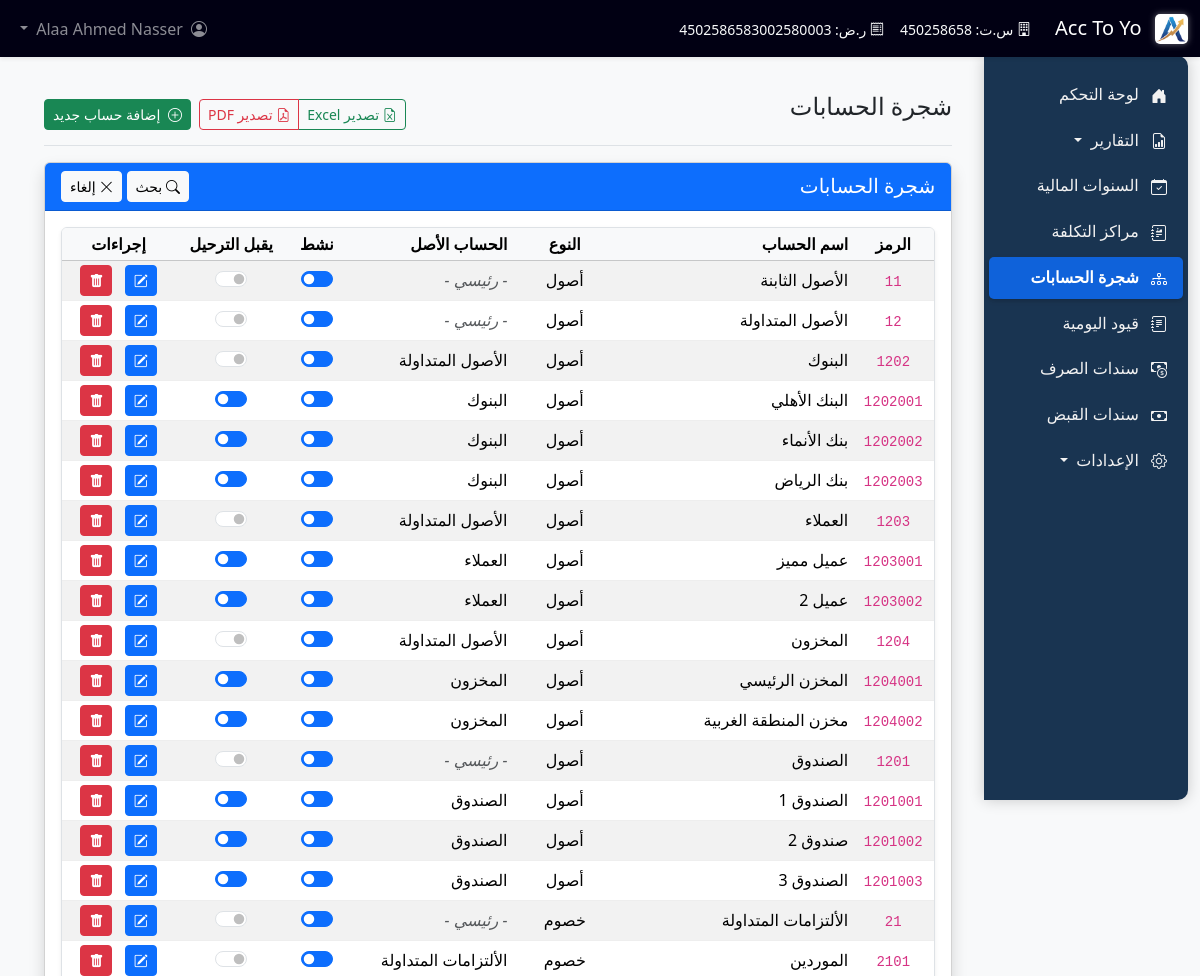
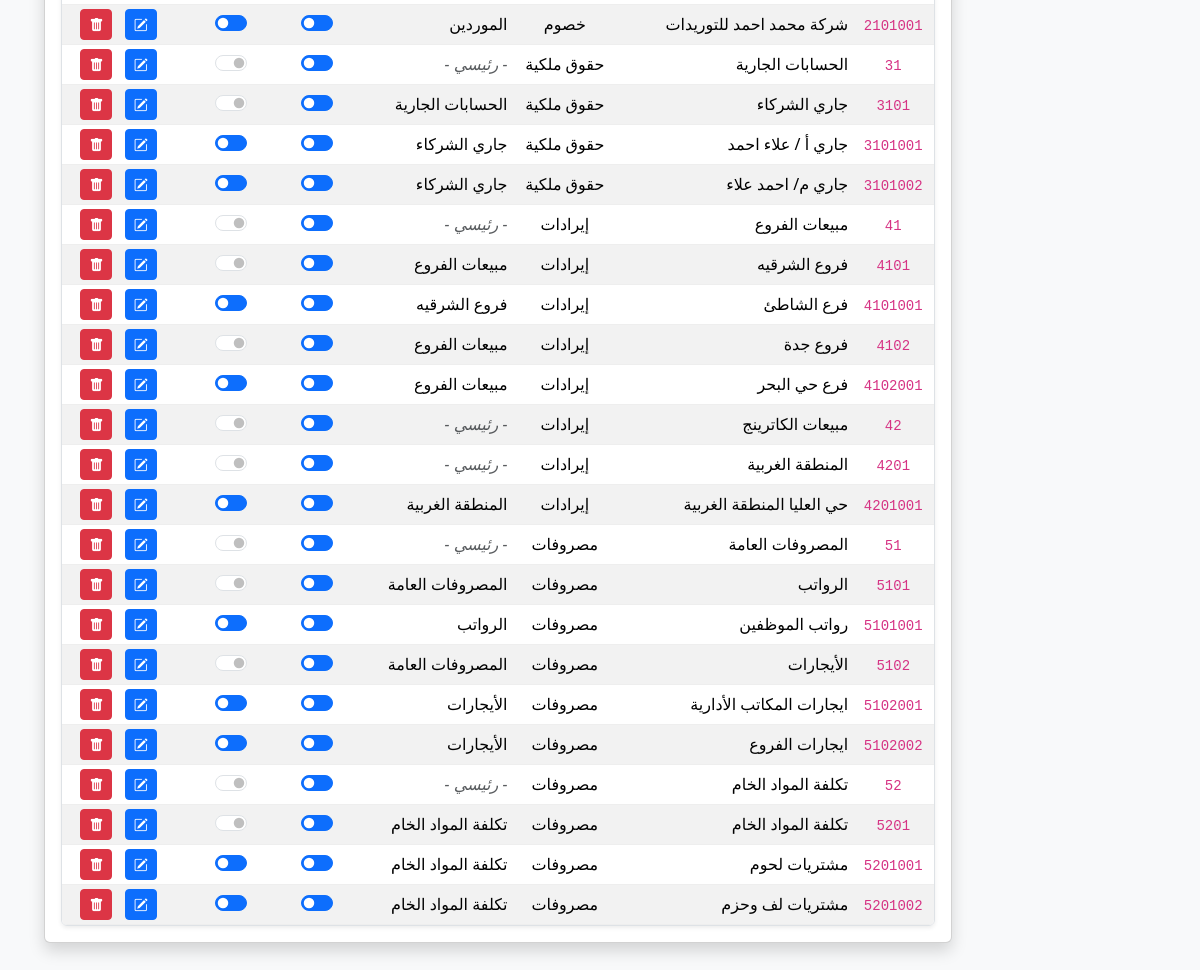
Screenshot of /accounts (signed in) with the database file from the repository (2 pictures, top to bottom).
### tables this page shows
CREATE TABLE accounts (
                id INTEGER PRIMARY KEY AUTOINCREMENT,
                code TEXT NOT NULL UNIQUE,       -- رمز الحساب (فريد)
                name TEXT NOT NULL,              -- اسم الحساب
                account_type INTEGER NOT NULL,   -- نوع الحساب (رقم يشير إلى النوع)
                parent_id INTEGER,               -- الحساب الأب (للهيكلية الشجرية)
                is_active INTEGER DEFAULT 1,     -- هل الحساب نشط؟ (1=نعم, 0=لا)
                allows_posting INTEGER DEFAULT 1,-- هل يسمح بالترحيل المباشر؟ (1=نعم, 0=لا)
                created_at TIMESTAMP DEFAULT CURRENT_TIMESTAMP,
                -- تعريف المفتاح الخارجي للعلاقة مع النفس (الأب)
                FOREIGN KEY (parent_id) REFERENCES accounts (id) ON DELETE SET NULL
            );

### app.py (the view, shortened to what this page needs)
@app.route('/accounts')
@require_login
def list_accounts():
    code = request.args.get('code', '')
    name = request.args.get('name', '')
    account_type = request.args.get('account_type', '')
    parent_name = request.args.get('parent_name', '')
    is_active = request.args.get('is_active', '')
    allows_posting = request.args.get('allows_posting', '')
    conn = None
    accounts = []
    try:
        conn = get_db()
        if not any([code, name, account_type, parent_name, is_active, allows_posting]):
            accounts = get_accounts_hierarchy_with_level(conn)
    except sqlite3.Error as e:
        flash(f'حدث خطأ أثناء جلب الحسابات: {e}', 'danger')
        return render_template('accounts.html', accounts=[], account_types=ACCOUNT_TYPES)
    finally:
        if conn:
            conn.close()
    return render_template('accounts.html', accounts=accounts, account_types=ACCOUNT_TYPES)

### app.py (called while the page is built)
@app.before_request
def handle_fiscal_years_alias():
    try:
        conn = get_db()
        cursor = conn.cursor()
        cursor.execute("SELECT name FROM sqlite_master WHERE type='table' AND name='fiscal_years'")
        if not cursor.fetchone():
            cursor.execute("CREATE VIEW IF NOT EXISTS fiscal_years AS SELECT * FROM financial_years")
            conn.commit()
    except sqlite3.Error as e:
        print(f"خطأ في إنشاء fiscal_years view: {e}")
    finally:
        if conn:
            conn.close()

def is_logged_in():
    return 'user_id' in session

def require_login(f):
    @wraps(f)
    def decorated_function(*args, **kwargs):
        if not is_logged_in():
            flash('الرجاء تسجيل الدخول للوصول إلى هذه الصفحة.', 'warning')
            return redirect(url_for('login', next=request.url)) # تمرير الصفحة المطلوبة بعد تسجيل الدخول
        return f(*args, **kwargs)
    return decorated_function

def get_company_profile():
    company_profile_path = os.path.join(os.path.dirname(__file__), 'company_profile.json')
    try:
        with open(company_profile_path, 'r', encoding='utf-8') as file:
            company_profile = json.load(file)
    except Exception as e:
        company_profile = {
            "companyName": "شركة مستويات التشغيل للمقاولات",
            "commercialRegistrationNumber": "450258658",
            "taxIdentificationNumber": "450258658300258",
            "logoPath": "assets/images/logo.png"
        }
        print(f"خطأ في قراءة ملف معلومات الشركة: {e}")
    if 'logoPath' in company_profile:
        if not company_profile['logoPath'].startswith('static/'):
            company_profile['logoPath'] = 'assets/images/logo.png'
    return company_profile

@app.context_processor
def inject_company_profile():
    return {'company_profile': get_company_profile()}

### database.py (called while the page is built)
def get_db():
    conn = sqlite3.connect(DATABASE_NAME)
    conn.row_factory = sqlite3.Row
    conn.execute("PRAGMA foreign_keys = ON")
    return conn

### templates/accounts.html (shortened to what this page needs)
{% extends "base.html" %}
{% block content %}
<div class="container-fluid">
    <div class="d-flex justify-content-between flex-wrap flex-md-nowrap align-items-center pt-3 pb-2 mb-3 border-bottom">
        <h1 class="page-title h2">شجرة الحسابات</h1>
        <div class="btn-toolbar mb-2 mb-md-0">
            <div class="btn-group me-2">
                <a href="{{ url_for('export_accounts_excel') }}" class="btn btn-sm btn-outline-success">
                    <i class="bi bi-file-earmark-excel"></i> تصدير Excel
                </a>
                <a href="{{ url_for('export_accounts_pdf') }}" class="btn btn-sm btn-outline-danger">
                    <i class="bi bi-file-earmark-pdf"></i> تصدير PDF
                </a>
            </div>
            <a href="{{ url_for('add_account_form') }}" class="btn btn-sm btn-success">
                <i class="bi bi-plus-circle me-1"></i> إضافة حساب جديد
            </a>
        </div>
    </div>
    <div class="card shadow mb-4">
        <div class="card-header bg-primary text-white d-flex justify-content-between align-items-center">
            <h5 class="mb-0">شجرة الحسابات</h5>
            <div>
                <button class="btn btn-sm btn-light" type="button" data-bs-toggle="collapse" data-bs-target="#filterCollapse">
                    <i class="bi bi-search"></i> بحث
                </button>
                <a href="{{ url_for('list_accounts') }}" class="btn btn-sm btn-light">
                    <i class="bi bi-x-lg"></i> إلغاء
                </a>
            </div>
        </div>
        <div class="card-body">
            {% if accounts %}
            <div class="table-responsive shadow-sm rounded border">
                <table class="table table-striped table-hover table-sm align-middle mb-0">
                    <thead class="table-light">
                        <tr>
                            <th scope="col" style="text-align: center;">الرمز</th>
                            <th scope="col" style="text-align: right;">اسم الحساب</th>
                            <th scope="col" style="text-align: center;">النوع</th>
                            <th scope="col" style="text-align: right;">الحساب الأصل</th>
                            <th scope="col" style="text-align: center;">نشط</th>
                            <th scope="col" style="text-align: center;">يقبل الترحيل</th>
                            <th scope="col" style="text-align: center;">إجراءات</th>
                        </tr>
                    </thead>
                    <tbody>
                        {% for account in accounts %}
                        <tr style="--level: {{ account.level }};">
                            <td style="text-align: center;"><code>{{ account.code }}</code></td>
                            <td class="account-name-cell" style="text-align: right;">{{ account.name }}</td>
                            <td style="text-align: center;">{{ account_types.get(account.account_type, 'غير معروف') }}</td>
                            <td style="text-align: right;">
                                {% if account.parent_name %}
                                    {{ account.parent_name }}
                                {% else %}
                                    <span class="text-muted fst-italic">- رئيسي -</span>
                                {% endif %}
                            </td>
                            <td style="text-align: center;">
                                <div class="form-check form-switch d-flex justify-content-center">
                                    <input class="form-check-input toggle-active" type="checkbox"
                                           data-account-id="{{ account.id }}"
                                           {% if account.is_active == 1 or account.is_active == True %}checked{% endif %}
                                           role="switch">
                                </div>
                            </td>
                            <td style="text-align: center;">
                                <div class="form-check form-switch d-flex justify-content-center">
                                    <input class="form-check-input toggle-posting" type="checkbox"
                                           data-account-id="{{ account.id }}"
                                           {% if account.allows_posting == 1 or account.allows_posting == True %}checked{% endif %}
                                           role="switch">
                                </div>
                            </td>
                            <td style="text-align: center; white-space: nowrap;">
                                <a href="{{ url_for('edit_account_form', account_id=account.id) }}" class="btn btn-sm btn-primary mx-1" title="تعديل">
                                    <i class="bi bi-pencil-square"></i>
                                </a>
                                <form action="{{ url_for('delete_account', account_id=account.id) }}" method="POST" class="d-inline" onsubmit="return confirm('هل أنت متأكد من حذف الحساب \'{{ account.name|escape }}\'؟ لا يمكن التراجع عن هذا الإجراء.');">
                                    <button type="submit" class="btn btn-sm btn-danger mx-1" title="حذف">
                                        <i class="bi bi-trash-fill"></i>
                                    </button>
                                </form>
                            </td>
                        </tr>
                        {% endfor %}
                    </tbody>
                </table>
            </div>
            {% else %}
            <div class="alert alert-info mt-4" role="alert">
                <i class="bi bi-info-circle-fill me-2"></i>
                لا توجد حسابات مُعرفة حالياً. يمكنك البدء <a href="{{ url_for('add_account_form') }}" class="alert-link">بإضافة حساب جديد</a>.
            </div>
            {% endif %}
        </div>
    </div>
</div>
{% endblock %}

### static/css/custom_style.css (style rules this page uses)
.page-title { font-size: 1.5rem; margin-bottom: 1rem; }
.account-name-cell { padding-right: calc(var(--level, 0) * 25px); }
.table tbody tr { border-bottom: 1px solid #eee; }

### templates/base.html (style rules this page uses)
body { padding-top: 56px; background-color: #f8f9fa; }
html { scroll-behavior: smooth; }

### rows the page displays
accounts: {{ account.level }} 0 (drawn), code "11", name "الأصول الثابنة", get "أصول", shows "- رئيسي -", is_active "☑"
accounts: {{ account.level }} 0 (drawn), code "12", name "الأصول المتداولة", get "أصول", shows "- رئيسي -", is_active "☑"
accounts: {{ account.level }} 1 (drawn), code "1202", name "البنوك", get "أصول", parent_name "الأصول المتداولة", is_active "☑"
accounts: {{ account.level }} 2 (drawn), code "1202001", name "البنك الأهلي", get "أصول", parent_name "البنوك", is_active "☑", allows_posting "☑"
accounts: {{ account.level }} 2 (drawn), code "1202002", name "بنك الأنماء", get "أصول", parent_name "البنوك", is_active "☑", allows_posting "☑"
accounts: {{ account.level }} 2 (drawn), code "1202003", name "بنك الرياض", get "أصول", parent_name "البنوك", is_active "☑", allows_posting "☑"
accounts: {{ account.level }} 1 (drawn), code "1203", name "العملاء", get "أصول", parent_name "الأصول المتداولة", is_active "☑"
accounts: {{ account.level }} 2 (drawn), code "1203001", name "عميل مميز", get "أصول", parent_name "العملاء", is_active "☑", allows_posting "☑"
accounts: {{ account.level }} 2 (drawn), code "1203002", name "عميل 2", get "أصول", parent_name "العملاء", is_active "☑", allows_posting "☑"
accounts: {{ account.level }} 1 (drawn), code "1204", name "المخزون", get "أصول", parent_name "الأصول المتداولة", is_active "☑"
accounts: {{ account.level }} 2 (drawn), code "1204001", name "المخزن الرئيسي", get "أصول", parent_name "المخزون", is_active "☑", allows_posting "☑"
accounts: {{ account.level }} 2 (drawn), code "1204002", name "مخزن المنطقة الغربية", get "أصول", parent_name "المخزون", is_active "☑", allows_posting "☑"
accounts: {{ account.level }} 0 (drawn), code "1201", name "الصندوق", get "أصول", shows "- رئيسي -", is_active "☑"
accounts: {{ account.level }} 1 (drawn), code "1201001", name "الصندوق 1", get "أصول", parent_name "الصندوق", is_active "☑", allows_posting "☑"
accounts: {{ account.level }} 1 (drawn), code "1201002", name "صندوق 2", get "أصول", parent_name "الصندوق", is_active "☑", allows_posting "☑"
accounts: {{ account.level }} 1 (drawn), code "1201003", name "الصندوق 3", get "أصول", parent_name "الصندوق", is_active "☑", allows_posting "☑"
accounts: {{ account.level }} 0 (drawn), code "21", name "الألتزامات المتداولة", get "خصوم", shows "- رئيسي -", is_active "☑"
accounts: {{ account.level }} 1 (drawn), code "2101", name "الموردين", get "خصوم", parent_name "الألتزامات المتداولة", is_active "☑"
accounts: {{ account.level }} 2 (drawn), code "2101001", name "شركة محمد احمد للتوريدات", get "خصوم", parent_name "الموردين", is_active "☑", allows_posting "☑"
accounts: {{ account.level }} 0 (drawn), code "31", name "الحسابات الجارية", get "حقوق ملكية", shows "- رئيسي -", is_active "☑"
accounts: {{ account.level }} 1 (drawn), code "3101", name "جاري الشركاء", get "حقوق ملكية", parent_name "الحسابات الجارية", is_active "☑"
accounts: {{ account.level }} 2 (drawn), code "3101001", name "جاري أ / علاء احمد", get "حقوق ملكية", parent_name "جاري الشركاء", is_active "☑", allows_posting "☑"
accounts: {{ account.level }} 2 (drawn), code "3101002", name "جاري م/ احمد علاء", get "حقوق ملكية", parent_name "جاري الشركاء", is_active "☑", allows_posting "☑"
accounts: {{ account.level }} 0 (drawn), code "41", name "مبيعات الفروع", get "إيرادات", shows "- رئيسي -", is_active "☑"
accounts: {{ account.level }} 1 (drawn), code "4101", name "فروع الشرقيه", get "إيرادات", parent_name "مبيعات الفروع", is_active "☑"
accounts: {{ account.level }} 2 (drawn), code "4101001", name "فرع الشاطئ", get "إيرادات", parent_name "فروع الشرقيه", is_active "☑", allows_posting "☑"
accounts: {{ account.level }} 1 (drawn), code "4102", name "فروع جدة", get "إيرادات", parent_name "مبيعات الفروع", is_active "☑"
accounts: {{ account.level }} 1 (drawn), code "4102001", name "فرع حي البحر", get "إيرادات", parent_name "مبيعات الفروع", is_active "☑", allows_posting "☑"
accounts: {{ account.level }} 0 (drawn), code "42", name "مبيعات الكاترينج", get "إيرادات", shows "- رئيسي -", is_active "☑"
accounts: {{ account.level }} 0 (drawn), code "4201", name "المنطقة الغربية", get "إيرادات", shows "- رئيسي -", is_active "☑"
accounts: {{ account.level }} 1 (drawn), code "4201001", name "حي العليا المنطقة الغربية", get "إيرادات", parent_name "المنطقة الغربية", is_active "☑", allows_posting "☑"
accounts: {{ account.level }} 0 (drawn), code "51", name "المصروفات العامة", get "مصروفات", shows "- رئيسي -", is_active "☑"
accounts: {{ account.level }} 1 (drawn), code "5101", name "الرواتب", get "مصروفات", parent_name "المصروفات العامة", is_active "☑"
accounts: {{ account.level }} 2 (drawn), code "5101001", name "رواتب الموظفين", get "مصروفات", parent_name "الرواتب", is_active "☑", allows_posting "☑"
accounts: {{ account.level }} 1 (drawn), code "5102", name "الأيجارات", get "مصروفات", parent_name "المصروفات العامة", is_active "☑"
accounts: {{ account.level }} 2 (drawn), code "5102001", name "ايجارات المكاتب الأدارية", get "مصروفات", parent_name "الأيجارات", is_active "☑", allows_posting "☑"
accounts: {{ account.level }} 2 (drawn), code "5102002", name "ايجارات الفروع", get "مصروفات", parent_name "الأيجارات", is_active "☑", allows_posting "☑"
accounts: {{ account.level }} 0 (drawn), code "52", name "تكلفة المواد الخام", get "مصروفات", shows "- رئيسي -", is_active "☑"
accounts: {{ account.level }} 1 (drawn), code "5201", name "تكلفة المواد الخام", get "مصروفات", parent_name "تكلفة المواد الخام", is_active "☑"
accounts: {{ account.level }} 2 (drawn), code "5201001", name "مشتريات لحوم", get "مصروفات", parent_name "تكلفة المواد الخام", is_active "☑", allows_posting "☑"
accounts: {{ account.level }} 2 (drawn), code "5201002", name "مشتريات لف وحزم", get "مصروفات", parent_name "تكلفة المواد الخام", is_active "☑", allows_posting "☑"

### other values shown
{{ company_profile.companyName if company_profile else "Acc Too You" }} "Acc To Yo"
{{ company_profile.commercialRegistrationNumber if company_profile }} "450258658"
{{ company_profile.taxIdentificationNumber if company_profile }} "4502586583002580003"
{{ session.full_name or session.username }} "Alaa Ahmed Nasser"
